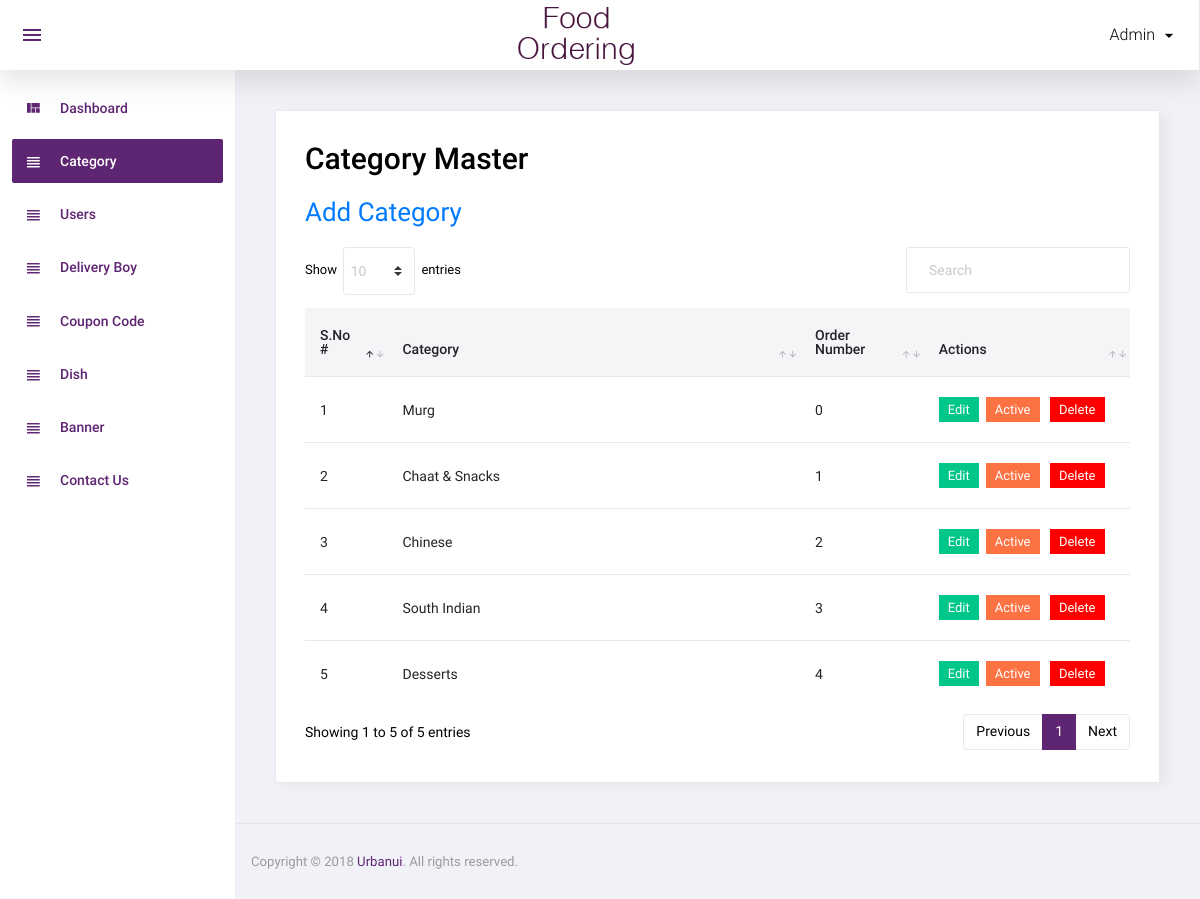
The app's page /admin/category.php (signed in) with its own data.
### tables this page shows
CREATE TABLE `category` (
  `id` int(11) NOT NULL,
  `category` varchar(50) NOT NULL,
  `order_number` int(11) NOT NULL,
  `status` int(11) NOT NULL,
  `added_on` datetime NOT NULL
);

### admin/category.php (the view, shortened to what this page needs)
<?php
include('top.php');
$sql="select * from category order by order_number";
$res=mysqli_query($con,$sql);
?>
  <div class="card">
            <div class="card-body">
              <h1 class="grid_title">Category Master</h1>
			  <a href="manage_category.php" class="add_link">Add Category</a>
              <div class="row grid_box">
                <div class="col-12">
                  <div class="table-responsive">
                    <table id="order-listing" class="table">
                      <thead>
                        <tr>
                            <th width="10%">S.No #</th>
                            <th width="50%">Category</th>
                            <th width="15%">Order Number</th>
                            <th width="25%">Actions</th>
                        </tr>
                      </thead>
                      <tbody>
                        <?php if(mysqli_num_rows($res)>0){
						$i=1;
						while($row=mysqli_fetch_assoc($res)){
						?>
						<tr>
                            <td><?php echo $i?></td>
                            <td><?php echo $row['category']?></td>
							<td><?php echo $row['order_number']?></td>
							<td>
								<a href="manage_category.php?id=<?php echo $row['id']?>"><label class="badge badge-success hand_cursor">Edit</label></a>&nbsp;
								<?php
								if($row['status']==1){
								?>
								<a href="?id=<?php echo $row['id']?>&type=deactive"><label class="badge badge-danger hand_cursor">Active</label></a>
								<?php
								}else{
								?>
								<a href="?id=<?php echo $row['id']?>&type=active"><label class="badge badge-info hand_cursor">Deactive</label></a>
								<?php
								}
								?>
								<a href="?id=<?php echo $row['id']?>&type=delete"><label class="badge badge-danger delete_red hand_cursor">Delete</label></a>
							</td>
                        </tr>
                        <?php
						$i++;
						} } else { ?>
						<tr>
							<td colspan="5">No data found</td>
						</tr>
						<?php } ?>
                      </tbody>
                    </table>
                  </div>
				</div>
              </div>
            </div>
          </div>
<?php include('footer.php');?>

### records on screen
category: category "Murg", order_number "0"
category: category "Chaat & Snacks", order_number "1"
category: category "Chinese", order_number "2"
category: category "South Indian", order_number "3"
category: category "Desserts", order_number "4"

### other values on screen
$_SESSION['ADMIN_USER'] "Admin"
